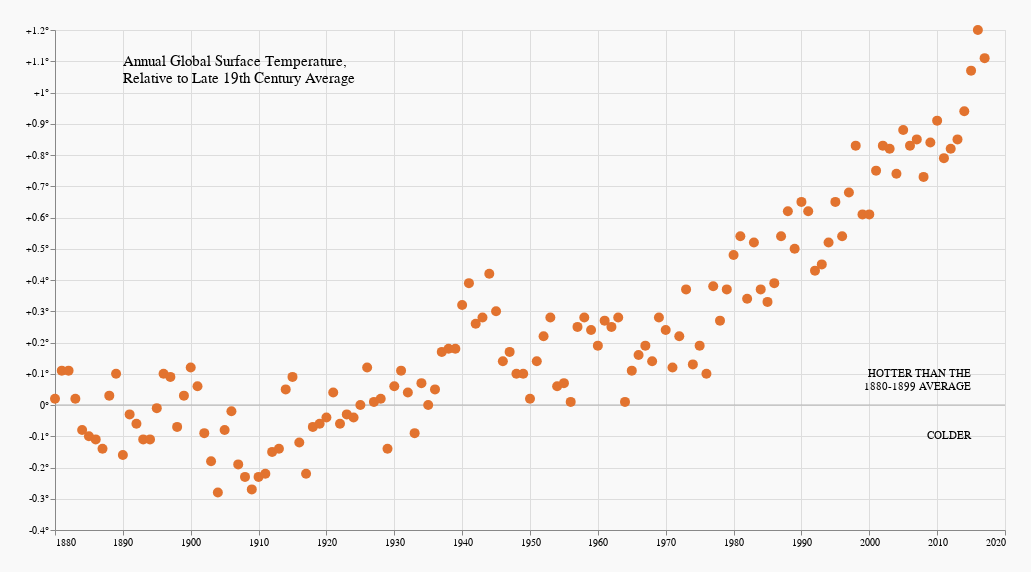

Here is the notebook cell this chart was saved with:
### Code cell
text1 = alt.Chart({'values':[{'x': 2015, 'y': 0.1}]}).mark_text(
    align='right',baseline='middle', lineBreak='\n',
    text='HOTTER THAN THE\n1880-1899 AVERAGE').encode(
    x='x:Q', y='y:Q'
)

text2 = alt.Chart({'values':[{'x': 2015, 'y': -0.1}]}).mark_text(
    align='right',baseline='middle',
    text='COLDER').encode(
    x='x:Q', y='y:Q'
)

header = alt.Chart({'values':[{'x': 1890, 'y': 1.1}]}).mark_text(
    size = 15, align='left',baseline='middle', lineBreak='\n',
    text='Annual Global Surface Temperature,\n Relative to Late 19th Century Average').encode(
    x='x:Q', y='y:Q'
)

alt.layer(line , chart, text1, text2, header).properties(width = 950, height = 500, background = '#F9F9F9', padding = 25)

### Figure 1 — Vega-Lite specification as saved in the notebook (floating-point values rounded to 4 significant figures; data arrays with more than 128 entries replaced by an {"elided": "..."} marker saying what was removed)
{"config": {"view": {"continuousWidth": 400, "continuousHeight": 300}}, "layer": [{"data": {"name": "data-06fd9f850666401b4599de5588b60692"}, "mark": {"type": "rule", "color": "#B2B2B2"}, "encoding": {"y": {"type": "quantitative", "field": "y"}}}, {"data": {"name": "data-adb6347b5c6eb658a0103bb8ce11a757"}, "mark": {"type": "point", "color": "#E2732F", "filled": true, "opacity": 1, "size": 100, "strokeWidth": 100}, "encoding": {"tooltip": {"type": "nominal", "field": "Year"}, "x": {"type": "quantitative", "axis": {"format": "1000t", "tickCount": 14}, "field": "Year", "scale": {"domain": [1880, 2020]}, "title": ""}, "y": {"type": "quantitative", "axis": {"format": ".2t", "labelExpr": "datum.value > 0 ? \"+\" + datum.value + \"°\" : datum.value + \"°\""}, "field": "temp", "title": ""}}}, {"data": {"name": "data-78efee8e976ebe5869fa21299b9709e4"}, "mark": {"type": "text", "align": "right", "baseline": "middle", "lineBreak": "\n", "text": "HOTTER THAN THE\n1880-1899 AVERAGE"}, "encoding": {"x": {"type": "quantitative", "field": "x"}, "y": {"type": "quantitative", "field": "y"}}}, {"data": {"name": "data-feb57aeb78e0036937f8a86f3cd3b13b"}, "mark": {"type": "text", "align": "right", "baseline": "middle", "text": "COLDER"}, "encoding": {"x": {"type": "quantitative", "field": "x"}, "y": {"type": "quantitative", "field": "y"}}}, {"data": {"name": "data-0084831422e5a90407330f8ae9dc19c5"}, "mark": {"type": "text", "align": "left", "baseline": "middle", "lineBreak": "\n", "size": 15, "text": "Annual Global Surface Temperature,\n Relative to Late 19th Century Average"}, "encoding": {"x": {"type": "quantitative", "field": "x"}, "y": {"type": "quantitative", "field": "y"}}}], "background": "#F9F9F9", "height": 500, "padding": 25, "width": 950, "$schema": "https://vega.github.io/schema/vega-lite/v4.8.1.json", "datasets": {"data-06fd9f850666401b4599de5588b60692": [{"y": 0}], "data-adb6347b5c6eb658a0103bb8ce11a757": {"elided": "138 records"}, "data-78efee8e976ebe5869fa21299b9709e4": [{"x": 2015, "y": 0.1}], "data-feb57aeb78e0036937f8a86f3cd3b13b": [{"x": 2015, "y": -0.1}], "data-0084831422e5a90407330f8ae9dc19c5": [{"x": 1890, "y": 1.1}]}}
